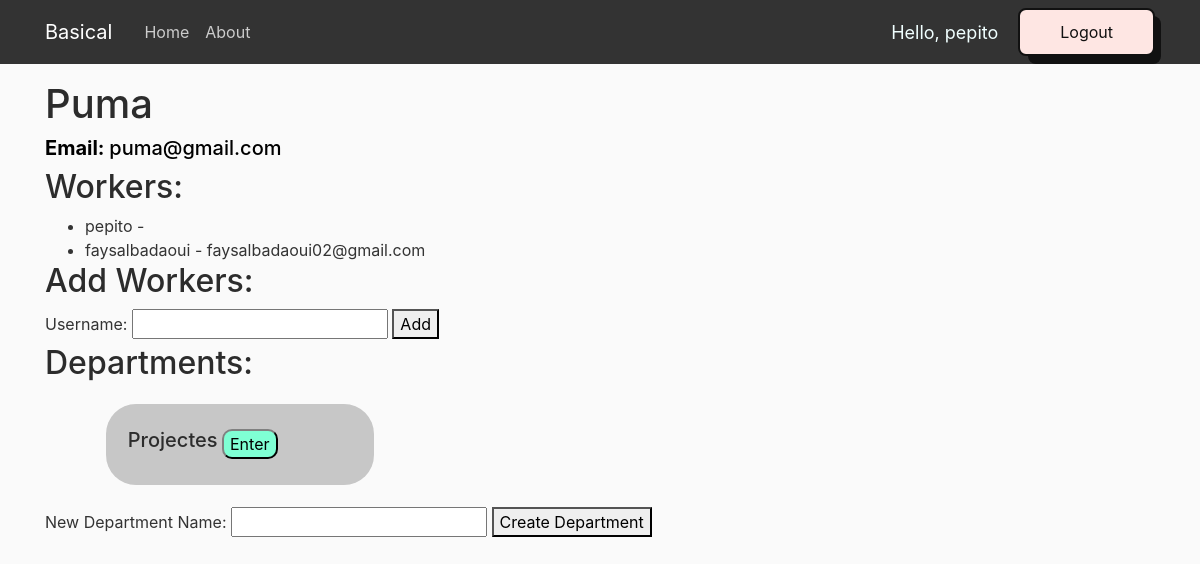
The app's page /company/5/ (signed in) with its own data.
### web/models.py (models this page shows, shortened)
class Company(models.Model):
    name = models.CharField(max_length=256)
    email_com = models.EmailField(max_length=255, unique=True, default='defaultEmail')
    num_workers = models.IntegerField(default=0)
    departments = models.ManyToManyField(Department)
    admin = models.ForeignKey(User, on_delete=models.CASCADE, related_name="created_companies", default=User.objects.first().pk)
    workers = models.ManyToManyField(User, related_name="companies")

class Department(models.Model):
    name = models.CharField(max_length=256)
    projects = models.ManyToManyField(Project)
    num_projects = models.IntegerField(default=0)
    admin = models.ForeignKey(User, on_delete=models.CASCADE, related_name="created_departments", default=User.objects.first().pk)
    users = models.ManyToManyField(User)
    num_users = models.IntegerField(default=0)

### web/views.py (the view)
# urls.py: path('company/<int:company_id>/', views.company_detail, name='company_detail'),
def company_detail(request, company_id):
    company = get_object_or_404(Company, pk=company_id)
    return render(request, 'models/company_detail.html', {'company': company})

### web/templates/models/company_detail.html (shortened to what this page needs)
{% load static %}
<!DOCTYPE html>
<html>
    <head>
        <link rel="stylesheet" href="https://cdn.jsdelivr.net/npm/bootstrap@4.0.0/dist/css/bootstrap.min.css">
        <link rel="stylesheet" type="text/css" href="{% static 'web/home_css.css' %}">
    </head>
    <body>
        <header class="site-header">
            <nav class="navbar navbar-expand-md navbar-dark bg-steel fixed-top">
                <div class="container">
                    <a class="navbar-brand mr-4" href="/">Basical</a>
                    <div class="collapse navbar-collapse" id="navbarToggle">
                        <div class="navbar-nav mr-auto">
                            <a class="nav-item nav-link" href="/">Home</a>
                            <a class="nav-item nav-link" href="/about">About</a>
                        </div>
                        <div class="navbar-nav">
                            <span class="hello-msg">Hello, {{request.user}}</span>
                            <a href="/logout">
                                <button class="button-56" role="button">Logout</button>
                            </a>
                        </div>
                    </div>
                </div>
            </nav>
        </header>
        <div class="container">
            <h1>{{ company.name }}</h1>
            <h5 style="color: rgb(0, 0, 0);"><b>Email: </b> {{ company.email_com }}</h5>
            <h2>Workers:</h2>
            <ul>
            {% for worker in company.workers.all %}
                <li>{{ worker.username }} - {{ worker.email }}</li>
            {% endfor %}
            </ul>
            <h2>Add Workers:</h2>
            <form method="POST" action="{% url 'add_user_to_company' company_id=company.id %}">
                <label for="username">Username:</label>
                <input type="text" id="username" name="username" required>
                <button type="submit">Add</button>
            </form>
            <h2>Departments:</h2>
            <ul>
                {% for department in company.departments.all %}
                    {% if request.user in department.users.all %}
                        <div style="background-color: #c7c7c7; margin: 2%; padding: 2%; width: 25%; display: flex; border-radius: 30px;">
                            <h5 style="align-self: center; justify-self: center;">{{ department.name }}</h5>
                            <a style="padding: 2%; justify-self: center; align-self: center;" href="/company/{{company.id}}/department/{{ department.id}}">
                                <button style="background-color: aquamarine; border-color: #2c2c2c; border-radius: 10px; width: fit-content;" role="button">Enter</button>
                            </a>
                        </div>
                    {% endif %}
                {% empty %}
                    <li>No departments found.</li>
                {% endfor %}
            </ul>
            <form id="create-department-form">
                <label for="department-name">New Department Name:</label>
                <input type="text" id="department-name" name="department-name">
                <button type="submit">Create Department</button>
            </form>
        </div>
    </body>
</html>

### web/static/web/home_css.css (style rules this page uses)
body { background: #fafafa; color: #333333; margin-top: 5rem; }
h1, h2, h3, h4, h5, h6 { color: #2c2c2c; }
ul { margin: 0; }
.bg-steel { background-color: #333333; }
.site-header .navbar-nav .nav-link { color: #cccccc; }

### web/templates/models/company_detail.html (style rules this page uses)
.hello-msg { font-size: 18px; color: azure; margin-right: 20px; justify-self: center; align-self: center; }
.button-56 { align-items: center; background-color: #fee6e3; border: 2px solid #111; border-radius: 8px; box-sizing: border-box; color: #111; cursor: pointer; display: flex; font-family: Inter,sans-serif; font-size: 16px; height: 48px; justify-content: center; line-height: 24px; max-width: 100%; padding: 0 25px; position: relative; text-align: center; text-decoration: none; user-select: none; -webkit-user-select: none; touch-action: manipulation; }
.button-56:after { background-color: #111; border-radius: 8px; content: ""; display: block; height: 48px; left: 0; width: 100%; position: absolute; top: -2px; transform: translate(8px, 8px); transition: transform .2s ease-out; z-index: -1; }
@media (min-width: 768px) { .button-56 { padding: 0 40px; } }

### records on screen
Company: name "Puma", email_com "puma@gmail.com"
Department: name "Projectes"

### other values on screen
{{ request.user }} "pepito"
{{ worker.username }} "pepito"
{{ worker.username }} "faysalbadaoui"
{{ worker.email }} "faysalbadaoui02@gmail.com"
